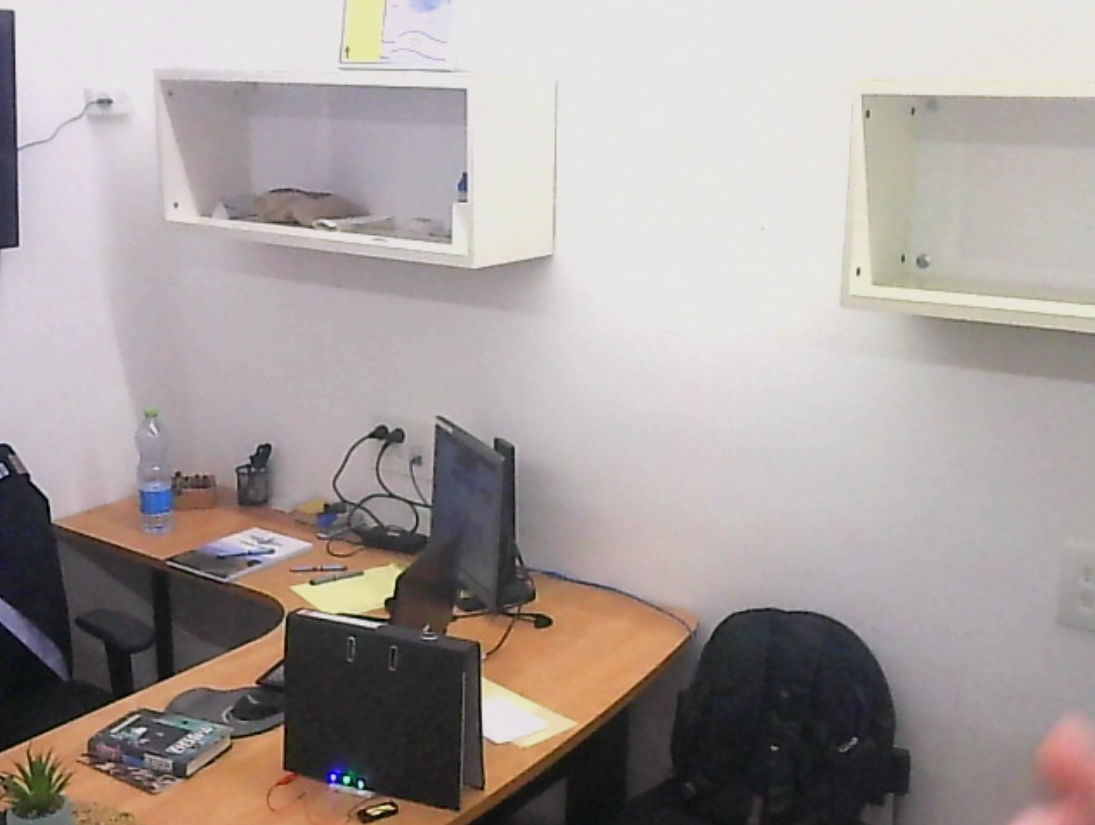
#> input picture main_code/img_module/img3.png, 1095 x 825 px
$ python crop_image.py
#> lines starting #> are read from the running program, lines starting #| are printed output that depends on the picture
from main_code.receiver import *
import numpy as np


def calc_brightness(image: np.ndarray) -> float:
    return np.average(image)


class RecognizeLed:
    WINDOW_NAME = f"{ARAZY}"
    MASK = 'mask'
    R = 6
    masks = []
    bright_values = []
    dark_values = []
    leds_counter = -1

    def __init__(self, cam):
        self.cam = cam
        self.frame = None

    def run(self):
        cv2.namedWindow(self.WINDOW_NAME)
        cv2.setMouseCallback(self.WINDOW_NAME, self.click)

        while True:
            self.frame = self.cam.get_frame()
            # Display the resulting fra me
            cv2.imshow(self.WINDOW_NAME, self.frame)
            self.show_cropped()

            key = cv2.waitKey(1)
            if key == 13:  # 13 is the Enter Key
                break
        cv2.destroyAllWindows()

    def click(self, event, x, y, *args):

        # check to see if the left mouse button was released
        if event == cv2.EVENT_LBUTTONUP:
            self.crop(x, y)

        # check to see if the left mouse button was released
        elif event == cv2.EVENT_RBUTTONUP:
            self.crop(x, y, True)

    def crop(self, x, y, leds_off=False):
        print("enter crop ",leds_off)
        self.leds_counter += 1
        r = self.R
        # self.brightness_values(self.frame[y - r:y + r, x - r:x + r], leds_off)

        mask = np.zeros((480, 640), np.uint8)
        mask[y - r:y + r, x - r:x + r] = 255

        a = cv2.cvtColor(self.frame, cv2.COLOR_BGR2GRAY)
        b = cv2.bitwise_and(a,mask)
        self.brightness_values(
            cv2.bitwise_and(cv2.cvtColor(self.frame, cv2.COLOR_BGR2GRAY), mask),leds_off)
        if not leds_off:
            self.masks.append(mask)

    def brightness_values(self, cropped, leds_off):
        brightness = calc_brightness(cropped)
        if leds_off:
            self.dark_values.append(brightness)
        else:
            self.bright_values.append(brightness)

    def show_cropped(self):
        gray_frame = cv2.cvtColor(self.frame, cv2.COLOR_BGR2GRAY)
        return [cv2.imshow(f"{self.MASK}{self.leds_counter}", cv2.bitwise_and(gray_frame, mask)) for mask in self.masks]

    def get_masks(self):
        return self.masks

    def get_threshold(self):
        print(self.bright_values)
        print(self.dark_values)
        return (np.array(self.bright_values) + np.array(self.dark_values)) / 2


class FakeCamera:
    def __init__(self, *args):
        self.i = 0

    def add(self):
        self.i += 1

    def get_frame(self):
        if self.i == 0:
            f = cv2.imread('img3.png')
#> f is the input picture: shape (825, 1095, 3); mean B, G, R 156.4, 158.9, 166.9
            return f[-480:, :640]
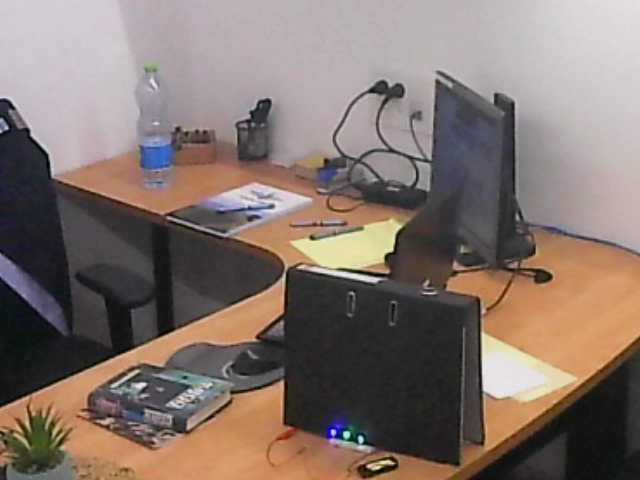
#> returned value: shape (480, 640, 3); mean of channels 0, 1, 2 109.3, 116, 130.7; drawn as B, G, R
        if self.i == 1:
            f = cv2.imread('img2.png')
            return f[-480:, :640]
        if self.i == 2:
            f = cv2.imread('img3.png')
            return f[-480:, :640]

    def end(self):
        pass


if __name__ == '__main__':

    cam = FakeCamera(ARAZY)
    c = RecognizeLed(cam)
    c.run()
#> in show_cropped, `gray_frame = cv2.cvtColor(self.frame, cv2.COLOR_BGR2GRAY)`:
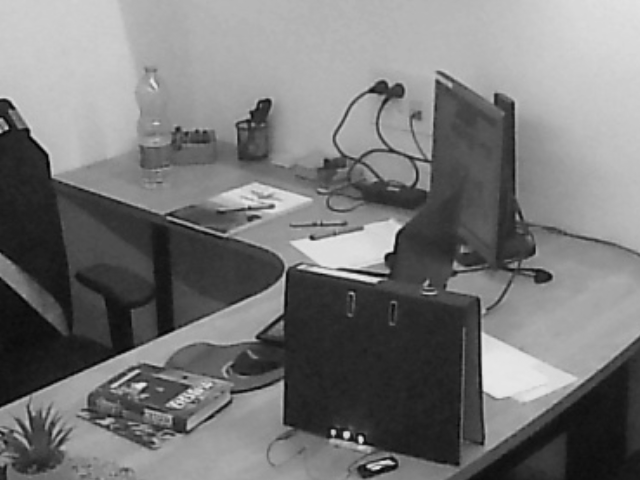
#> gray_frame: shape (480, 640); min 3, max 231, mean 119.6
#> (key Esc is pressed here)
    masks = c.get_masks()
    for mask_index in range(len(masks)):
        cv2.imwrite("mask" + str(mask_index) + ".png", masks[mask_index])
